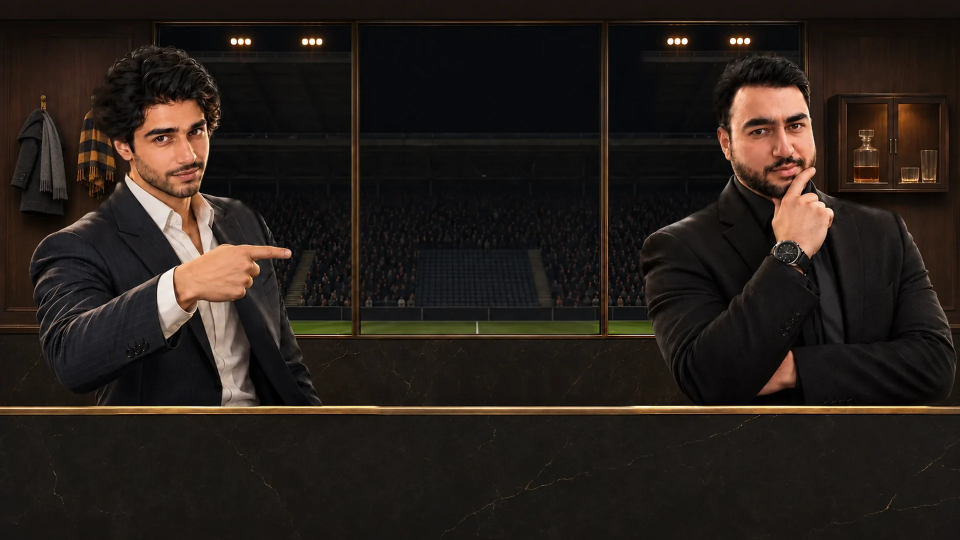
#> input picture visual-assets/v10_1/plates-hc/ENV_BOX_PLATE_HC_V4_1920.webp, 1920 x 1080 px, given in place of ENV_BOX_PLATE_HC_V4_1920.webp.webp, which was not available (shown at 1/2 size)
$ python -i league_hair.py   (imports and definitions only)
#> lines starting #> are read from the running program, lines starting #| are printed output that depends on the picture
### tools/clubhouse-themes/paint.py
#!/usr/bin/env python3
"""r100 B7 premium clubhouses: build a clubhouse's room plates from Team V's repainted masters (paintings/).

Each painting is Team V's same-composition repaint of a Wooden plate for one clubhouse:
  desktop  ENV_<ROOM>_PLATE_<SILVER|BLACK|MATTE|RUBY|EMERALD|LAPIS>_P1_2X.webp   (HO-098 onwards; replaces ENV_<ROOM>_PLATE_HC_V3_{1920,1X,2X})
  phone    ENV_<ROOM>_PHONE_<SILVER|BLACK|MATTE|RUBY|EMERALD|LAPIS>_P1.webp      (r100 Duet P1; aligned to the Wooden 9:16 phone plate, 1179x2096)
For every size the game uses, this lays the ORIGINAL Daniel and Nik pixels of the Wooden plate at that size back on top of
the painting, through the existing hero mask pulled in a few px (so the faces stay pixel-identical to Wooden and the edge is
the painting's own relit edge), and writes plates-hc/<theme>/<name>.webp. Painted plates replace the recoloured copies from
build.py, which skips them.

Phone band -> files (phone_out): the 9:16 band becomes ENV_<ROOM>_PHONE_HC_V3 and its _590W, and for BOX, COACHES and HALL
also the TALL upright (1179x2620) and its _590W where the game has one. TALL is a different framing, not a resize: it is the
same picture down to the top of the counter and a longer counter below it, so the band is laid 1:1 above TALL_KNEE and the
counter below is stretched to the TALL height (tall_rows; measured on the Wooden pairs, see `--check-tall`). CLUB's band
becomes ENV_CLUB_PHONE_HC_V4, LOADING's becomes assets/loading/<theme>/ENV_LOADING_PHONE_HC (+ _590W) and SIGNIN's (the
sign-in lounge, HO-178..181) becomes ENV_SIGNIN_PHONE_HC_V1 (+ _590W); none has the men in it, so they take the painting as it is.
The other phone pictures have nobody in them, so they take their painting as it is too (no mask; OTHER_MASTERS):
  ENV_BOX_PHONE_V4_<LOOK>_P1        (HO-162..164) -> ENV_BOX_PHONE_HC_V4 (+_590W) and its TALL (+_590W), same knee as BOX V3
  ENV_BOX_PLATE_EMPTY_<LOOK>_P1_2X  (HO-165..167) -> ENV_BOX_SIDEWAYS_HC_V4: the empty desktop room cut to 2:1 (BOX_SIDE_CUT)
  ENV_CLUB_SIDEWAYS_<LOOK>_P1       (HO-168..170) -> ENV_CLUB_SIDEWAYS_HC_V4 (its own picture, same size)
  ENV_SLAB_<LOOK>_P1_2X             (HO-112/131/150) -> ENV_SLAB_PHONE_HC_V1 (+_590W): the desktop slab turned upright (rot90)
B7 builds the desktop files from the same deliveries (desk_out, paint_desk):
  ENV_<ROOM>_PLATE_<LOOK>_P1_2X   -> ENV_<ROOM>_PLATE_HC_V3_{1920,1X,2X} with the men laid back (hero mask, as the pilot);
                                     CLUB -> ENV_CLUB_PLATE_HC_V3_{1X,2X}, LOADING -> assets/loading/<theme>/ENV_LOADING_PLATE_HC_{1X,2X}
                                     and SIGNIN (the sign-in lounge, HO-174..177) -> ENV_SIGNIN_PLATE_HC_V1_{1920,1X,2X}
                                     (nobody in them: the painting as it is)
  ENV_SLAB_<LOOK>_P1_2X           -> ENV_SLAB_HC_V1_{1920,1X,2X} and TILE_SLAB_HC_V1_512 (the Wooden tile is the 2X slab's
                                     1024 px square at SLAB_TILE_BOX, halved; made seamless across its edges, tile_from)
  ENV_BOX_PLATE_EMPTY_<LOOK>_P1_2X -> ENV_BOX_PLATE_HC_V4_{1920,1X,2X}: the Wooden V4 men (placed apart, HO-097 part 2) laid
                                     on the painted empty room through masks/ENV_BOX_PLATE_HC_V4_1920.png, with the hair
                                     outside that cut kept too (hair_over_empty: Duet P4 F-3)
Each desktop file gets the same checks as a phone file: alignment, 0 face pixels changed before encoding, face drift after
WebP, file size against Wooden.

Every phone file is checked as it is written (paint_phone): the painting's alignment to the Wooden plate (phase correlation;
a master off by a whole pixel is shifted, never the Wooden), 0 changed pixels in the fully Wooden core of the hero mask before
encoding (asserted), the decoded mean difference in that core after WebP (at most FACE_DRIFT_MAX, asserted; 4x face crops
against Wooden with --crops), and the file size against the Wooden file (the
quality steps down from 90 until it is within PHONE_SIZE_SLACK of Wooden).

  python3 tools/clubhouse-themes/paint.py [--crops DIR]    # then: python3 tools/clubhouse-themes/pin.py (DIR: 4x face crops)
  python3 tools/clubhouse-themes/paint.py --stand-in DIR   # prove the phone path on today's recoloured plates, into DIR
  python3 tools/clubhouse-themes/paint.py --check-tall     # how well the TALL row map fits the Wooden TALL plates

The encoder is part of the picture: the same painting gives the same bytes only with the same Pillow/libwebp (and numpy for
the blend). ENCODER records the versions every committed plate was built with; tools/clubhouse-themes/reproduce_archive.py
rebuilds the themed Archive plates with exactly these and requires them to match what ships (lead A-41, 2026-11-27).
"""
import io, json, os, re, sys
import numpy as np
from PIL import Image, ImageFilter

ENCODER = {"Pillow": "13.0.0", "libwebp": "1.6.0", "numpy": "2.5.3"}
ENCODER_PIP = "Pillow==13.0.0 numpy==2.5.3"  # what installs ENCODER (the Pillow wheel carries libwebp 1.6.0)
before_encode = None  # (theme, name, out) -> out; set only by reproduce_archive.py --prove-plants, never by a build

ROOT = os.path.abspath(os.path.join(os.path.dirname(__file__), "..", ".."))
SRC = os.path.join(ROOT, "visual-assets", "v10_1", "plates-hc")
LOADING = os.path.join(ROOT, "assets", "loading")
MASKS = os.path.join(os.path.dirname(__file__), "masks")
PAINTINGS = os.path.join(os.path.dirname(__file__), "paintings")
THEME = {"SILVER": "silver", "BLACK": "black", "MATTE": "matte", "RUBY": "ruby", "EMERALD": "emerald", "LAPIS": "lapis"}
NAME = re.compile(r"^ENV_([A-Z]+)_PLATE_(SILVER|BLACK|MATTE|RUBY|EMERALD|LAPIS)_P1_2X\.webp$")
PHONE = re.compile(r"^ENV_([A-Z]+)_PHONE_(SILVER|BLACK|MATTE|RUBY|EMERALD|LAPIS)_P1\.webp$")
PULL_IN = 3      # px at 1920 wide: the hero mask is pulled in this much, so no old wooden edge survives around the men
FEATHER = 0.8    # px at 1920 wide
PHONE_W = 1179   # the phone masters' width: phone pull-in and feather are the same px at this width
PHONE_SIZE_SLACK = 0.10  # a phone plate may be at most this much bigger than the Wooden file it replaces
# Lead exception (mailbox A-13, 2026-11-25 04:58 UTC): premium flannel walls. These plates are runtime-cached and load only in
# Matte, so they skip the size ceiling. q75 (lead 2026-11-25 07:04 UTC; was q80): 153 KB lighter on phones, flannel and
# floor side by side at 390x844@3 show no visible loss.
PHONE_SIZE_EXCEPTIONS = {("matte", "CLUB"): 75, ("matte", "COACHES"): 75}
# r100 B7 (HO-174..181, lead 2026-11-26): the sign-in lounge behind the sign-in and error screens is drawn once per sign-in or
# error, never during play, so its premium files are written at q90 like the Wooden lounge, with no size ceiling.
FIXED_Q_ROOMS = {"SIGNIN": 90}
# Lead decision 2026-11-24 19:15 UTC: small files win. After WebP the faces may drift up to this many levels (mean, inside the
# fully Wooden core of the mask) as long as a 4x side-by-side of each face against Wooden shows no visible change (face_crops).
FACE_DRIFT_MAX = 3.0
PHONE_ROOMS = ("HOME", "BOARD", "OFFICE", "HALL", "ARCHIVE", "BOX", "COACHES", "TUNNEL", "CLUB", "LOADING")
# The first TALL row that is not the 9:16 band's own row: the top of the counter's front face (Duet P1, 2026-11-24: measured
# on the Wooden V3/TALL pairs by a monotone row match; above it the two Wooden plates differ by 0-1.4 levels, i.e. only WebP).
TALL_KNEE = {"BOX": 1227, "COACHES": 827, "HALL": 1421}
LOOKS = "(SILVER|BLACK|MATTE|RUBY|EMERALD|LAPIS)"
# kind: (room, Team V's file name, master size). Men-free phone pictures (Duet P1 lead answers 2026-11-24 19:15/19:35 UTC).
OTHER_MASTERS = {
    "lr_phone": ("BOX", re.compile(rf"^ENV_BOX_PHONE_V4_{LOOKS}_P1\.webp$"), (1179, 2096)),
    "lr_desk": ("BOX", re.compile(rf"^ENV_BOX_PLATE_EMPTY_{LOOKS}_P1_2X\.webp$"), (3072, 1728)),
    "club_side": ("CLUB", re.compile(rf"^ENV_CLUB_SIDEWAYS_{LOOKS}_P1\.webp$"), (2532, 1170)),
    "slab": ("SLAB", re.compile(rf"^ENV_SLAB_{LOOKS}_P1_2X\.webp$"), (3072, 1728)),
}
# ENV_BOX_SIDEWAYS_HC_V4 is the Wooden empty desktop room (HO-097 ENV_BOX_PLATE_EMPTY_HC_V4_2X, 3072x1728) cut at
# (left, top, right, bottom) and scaled to 2400x1200 (matched 2026-11-24: mean difference 1.24 levels against the Wooden file,
# its WebP noise; 0.5 px either way doubles it).
BOX_SIDE_CUT = (0, 60, 3072, 1596)
# TILE_SLAB_HC_V1_512 is the Wooden 2X slab's square at this box, halved (matched 2026-11-24: normalised correlation 0.84; the
# rest is its seamless edges).
SLAB_TILE_BOX = (1024, 352, 2048, 1376)
TILE_SEAM = 40   # px of the 512 tile blended across each edge so the tile repeats without a seam
DESK_SIZE_SLACK = 0.10  # a desktop plate may be at most this much bigger than the Wooden file it replaces
# The phone slab is the desktop slab turned upright (ROTATE_90) and resized: 1.49 levels against Wooden ENV_SLAB_PHONE_HC_V1.

def _plates(folder, pattern):
    return [g[:-5] for g in sorted(os.listdir(folder)) if re.match(pattern, g)] if os.path.isdir(folder) else []

# [44 lines left out: functions phone_out, other_out, desk_out, desk_extra, not called in this run]

def painted():
    """(theme, plate name, painting, room) for every plate a painting replaces (build.py skips these)."""
    return [t[:4] for t in _targets()]

# [24 lines left out: function _targets, not called in this run]

def hero_mask(room, size, mask=None):
    """The desktop hero mask (masks/<mask>.png, a 1920 cut) at this size, pulled in and feathered. mask None and room None:
    nobody in the room, all painting."""
    if mask is None and room is None:
        return np.zeros((size[1], size[0], 1), np.float32)
    path = os.path.join(MASKS, (mask or f"ENV_{room}_PLATE_HC_V3_1920") + ".png")
    m = Image.open(path).convert("L").resize(size, Image.LANCZOS)
    k = max(3, 2 * round(PULL_IN * size[0] / 1920) + 1)
    m = m.filter(ImageFilter.MinFilter(k)).filter(ImageFilter.GaussianBlur(FEATHER * size[0] / 1920))
    return np.asarray(m, np.float32)[..., None] / 255

# [125 lines left out: functions phone_mask, shift_of, shifted, tall_rows, phone_source, encode and 2 more, not called in this run]

# Duet P4 F-3 (Nik 2026-11-26: League Roulette hair cut off outside the Wooden clubhouse). The V4 Box painting is an EMPTY
# room, so unlike the other rooms nothing painted sits under the men's edge: the pulled-in hero mask trimmed the outer curls
# and the top of the hair to the painted wall. Team V's Wooden empty room (HO-097 ENV_BOX_PLATE_EMPTY_HC_V4_2X, the same
# pixels as the Wooden V4 plate without the men) gives each edge pixel's own matte: within HAIR_GROW px of the cut, a pixel
# that differs from the Wooden empty room by more than HAIR_T0 levels is hair, fully so at HAIR_T1; it is laid over the
# painting as W + (1 - a) * (painting - Wooden empty), which keeps the hair and swaps only the room seen through it.
# Pixels where a is 0 are the painting, unchanged (asserted).
WOOD_EMPTY_V4 = os.path.join(PAINTINGS, "ENV_BOX_PLATE_EMPTY_HC_V4_2X.webp")
WOOD_EMPTY_V4_SHA = "232dca44d403c1440eb1562a56036df699f409cf7fbfb3f98010e6e54195e4ce"
HAIR_MASK = "ENV_BOX_PLATE_HC_V4_1920"
HAIR_GROW = 12    # px at 1920 wide: how far outside the hero cut hair is looked for
HAIR_RAMP = 4     # px at 1920 wide: the outer edge of that band fades to the painting
HAIR_T0, HAIR_T1 = 6.0, 36.0  # levels (max over R, G, B) against the Wooden empty room: not hair below T0, all hair at T1

# [113 lines left out: functions hair_over_empty, tile_from, paint_desk, build, stand_in_masters, check_tall, not called in this run]

# [9 lines that do not run on import are left out]

### tools/hero-faces/league_hair.py
"""F-3 League Roulette hair proof (Duet P4, Nik 2026-11-26; lead N-3 2026-11-27: every clubhouse).

The V4 Box room is painted empty, so the men's outer hair must come from the Wooden plate (paint.py hair_over_empty), not
from the painted wall. The hair band is every pixel outside the pulled-in hero cut, within (HAIR_GROW - HAIR_RAMP) px of it,
that differs from Team V's Wooden empty room by at least HAIR_T1 levels (all hair on the Wooden plate). In a fixed file those
pixels match the Wooden plate (WebP noise only); in a file laid through the cut alone they are the painted wall.
Measured 2026-11-27: fixed files 5 to 9 levels mean, cut-off files 60 to 93. Pass: mean <= MAX_MEAN.

usage: python3 tools/hero-faces/league_hair.py            writes tests/fixtures/team-v/P4_F3_LEAGUE_HAIR.json
       python3 tools/hero-faces/league_hair.py FILE...    prints the band score of each file (any clubhouse)"""
import sys, os, json, hashlib
import numpy as np, cv2
from PIL import Image
ROOT = os.path.abspath(os.path.join(os.path.dirname(__file__), "../.."))
sys.path.insert(0, os.path.join(ROOT, "tools/clubhouse-themes"))
import paint as P
PLATES = "visual-assets/v10_1/plates-hc"
FIXTURE = "tests/fixtures/team-v/P4_F3_LEAGUE_HAIR.json"
SIZES = ("1920", "1X", "2X")
MAX_MEAN = 20.0

def band(size):
    wood = Image.open(os.path.join(ROOT, PLATES, f"ENV_BOX_PLATE_HC_V4_{size}.webp")).convert("RGB")
#> wood is the input picture: PIL image 1920x1080 RGB; mean R, G, B 38.5, 31, 25.8
    S = wood.size; s = S[0] / 1920
#> after `S = wood.size`: S = (1920, 1080)
#> after `s = S[0] / 1920`: s = 1
    bw = Image.open(P.WOOD_EMPTY_V4).convert("RGB")
    if bw.size != S: bw = bw.resize(S, Image.LANCZOS)
    w = np.asarray(wood, np.float32); b = np.asarray(bw, np.float32)
    raw = np.asarray(Image.open(os.path.join(P.MASKS, P.HAIR_MASK + ".png")).convert("L").resize(S, Image.LANCZOS), np.float32) / 255
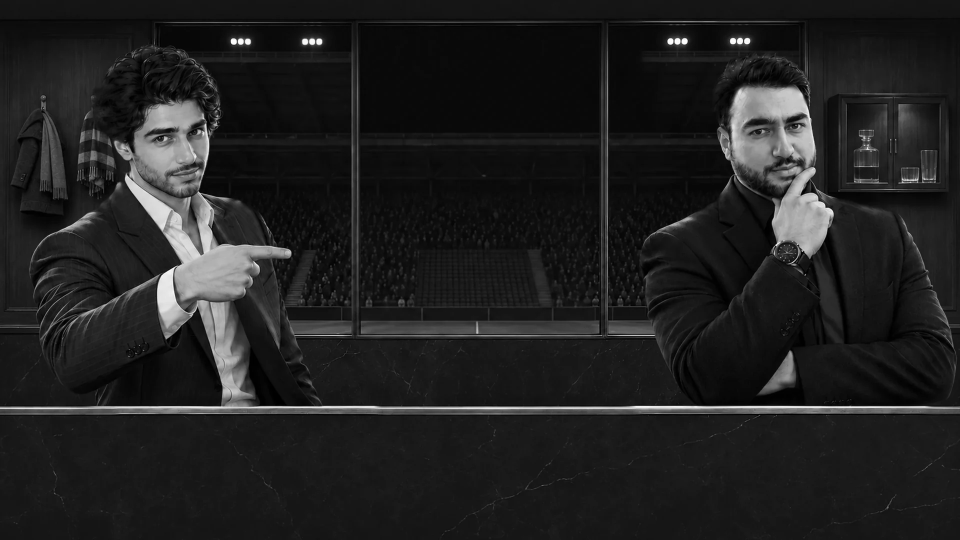
#> raw: shape (1080, 1920) float32 (shown at 1/2 size); min 0, max 1, mean 0.128
    dist = cv2.distanceTransform((raw < 0.5).astype(np.uint8), cv2.DIST_L2, 5)
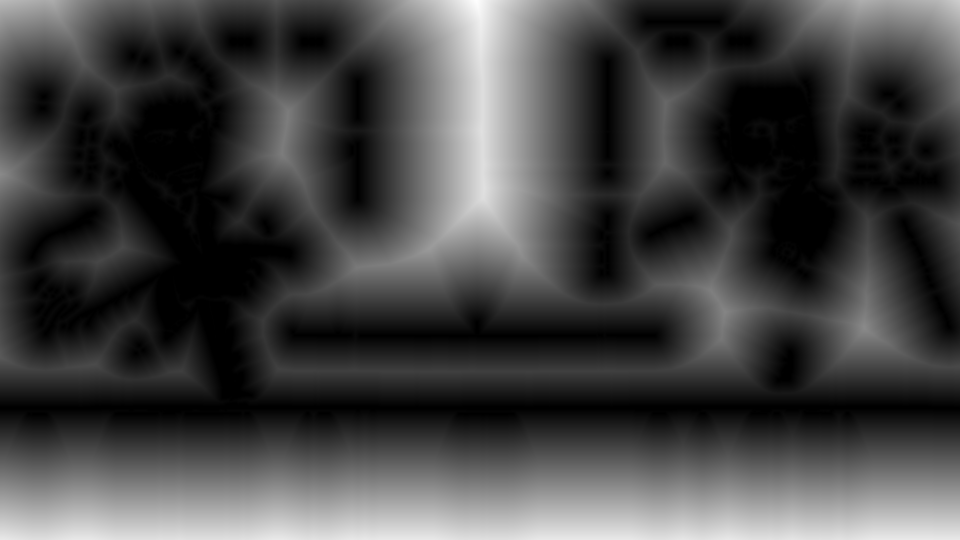
#> dist: shape (1080, 1920) float32 (shown at 1/2 size); min 0, max 287.2, mean 76.9; drawn with min black and max white
    core = P.hero_mask("BOX", S, P.HAIR_MASK)[..., 0]
#> in hero_mask, `m = m.filter(ImageFilter.MinFilter(k)).filter(ImageFilter.GaussianBlur..`:
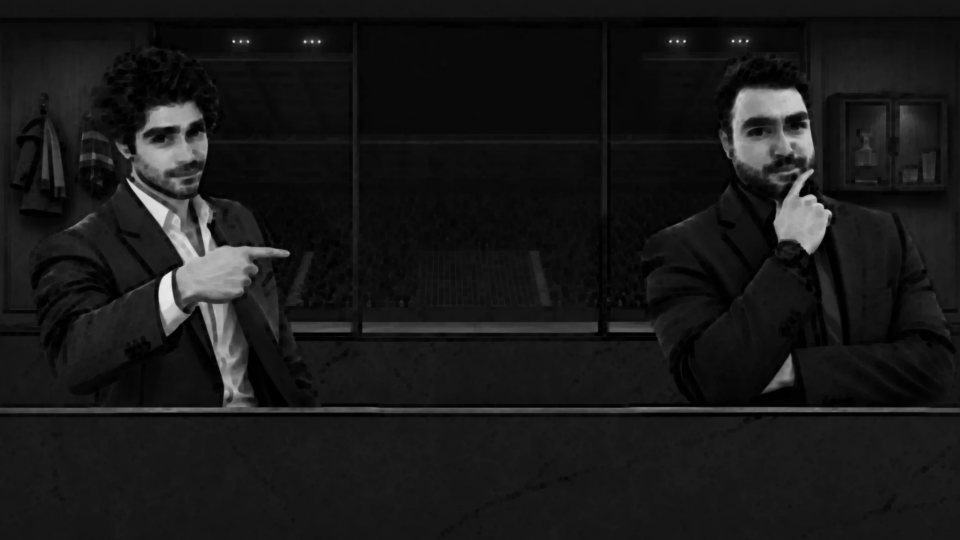
#> m: PIL image 1920x1080 L (shown at 1/2 size); min 0, max 238, mean 24.6
    m = (core < 0.5) & (dist < (P.HAIR_GROW - P.HAIR_RAMP) * s) & (np.abs(w - b).max(-1) >= P.HAIR_T1)
#> m: shape (1080, 1920) bool; every value is 0
    return w, m

def score(path, size, cache={}):
    if size not in cache: cache[size] = band(size)
    w, m = cache[size]
    a = np.asarray(Image.open(path).convert("RGB"), np.float32)
    assert a.shape == w.shape, f"{path}: {a.shape[1]}x{a.shape[0]}, the Wooden {size} plate is {w.shape[1]}x{w.shape[0]}"
    d = np.abs(a - w).max(-1)[m]
    return {"sha256": hashlib.sha256(open(path, "rb").read()).hexdigest(), "band_px": int(m.sum()),
            "band_mean": round(float(d.mean()), 2), "band_p90": round(float(np.percentile(d, 90)), 1)}

def main():
    if len(sys.argv) > 1:
        for f in sys.argv[1:]:
            size = next(z for z in SIZES if f.endswith(f"_{z}.webp"))
            print(f, json.dumps(score(f, size)))
        return
    themes = sorted(d for d in os.listdir(os.path.join(ROOT, PLATES)) if os.path.isdir(os.path.join(ROOT, PLATES, d)))
    files = {}
    for t in themes:
        for z in SIZES:
            rel = f"{PLATES}/{t}/ENV_BOX_PLATE_HC_V4_{z}.webp"
            r = score(os.path.join(ROOT, rel), z)
            assert r["band_mean"] <= MAX_MEAN, f"{rel}: hair band {r['band_mean']} levels off the Wooden hair (max {MAX_MEAN})"
            files[rel] = r; print(rel, r["band_mean"])
    out = {"note": __doc__.split("\n\n")[0], "max_mean": MAX_MEAN, "clubhouses": themes, "files": files}
    with open(os.path.join(ROOT, FIXTURE), "w") as fh: json.dump(out, fh, indent=1); fh.write("\n")

# [2 lines not run here, left out]

>>> result = band('../../visual-assets/v10_1/plates-hc/ENV_BOX_PLATE_HC_V4_1920.webp')
